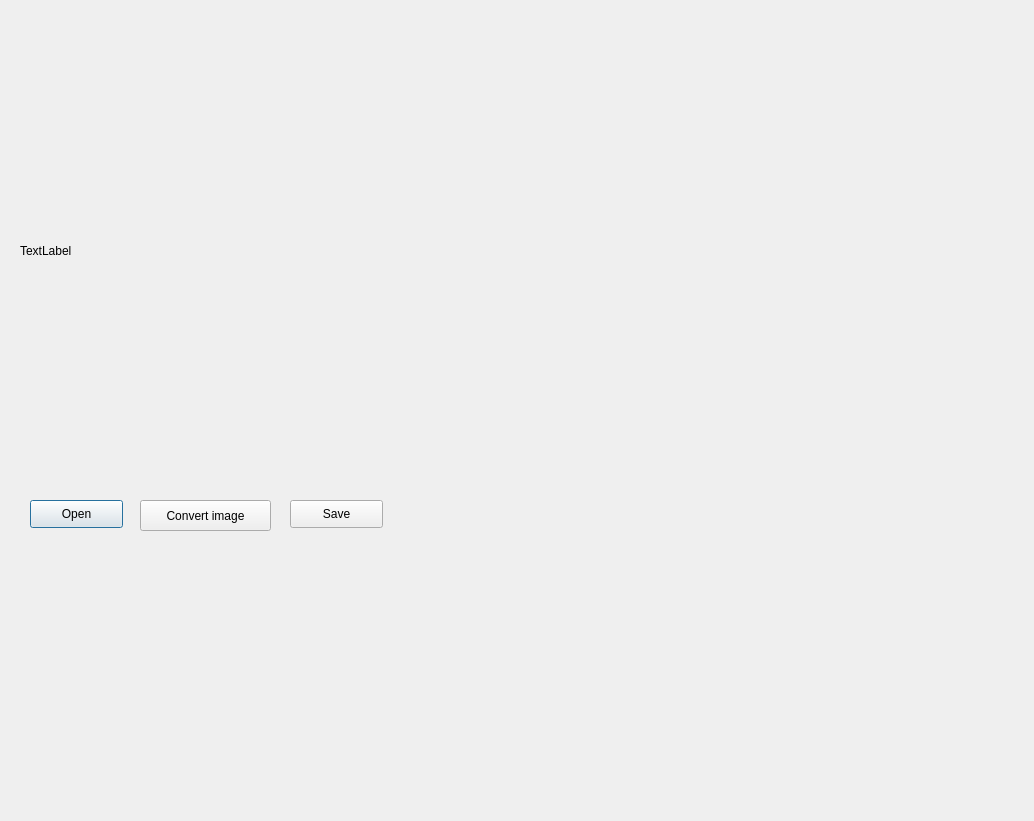
<?xml version="1.0" encoding="UTF-8"?>
<ui version="4.0">
 <class>Dialog</class>
 <widget class="QDialog" name="Dialog">
  <property name="geometry">
   <rect>
    <x>0</x>
    <y>0</y>
    <width>1034</width>
    <height>821</height>
   </rect>
  </property>
  <property name="windowTitle">
   <string>Dialog</string>
  </property>
  <widget class="QLabel" name="labImage">
   <property name="geometry">
    <rect>
     <x>20</x>
     <y>20</y>
     <width>531</width>
     <height>461</height>
    </rect>
   </property>
   <property name="text">
    <string>TextLabel</string>
   </property>
  </widget>
  <widget class="QPushButton" name="btnOpen">
   <property name="geometry">
    <rect>
     <x>30</x>
     <y>500</y>
     <width>93</width>
     <height>28</height>
    </rect>
   </property>
   <property name="text">
    <string>Open</string>
   </property>
  </widget>
  <widget class="QPushButton" name="btnConvert">
   <property name="geometry">
    <rect>
     <x>140</x>
     <y>500</y>
     <width>131</width>
     <height>31</height>
    </rect>
   </property>
   <property name="text">
    <string>Convert image</string>
   </property>
  </widget>
  <widget class="QPushButton" name="btnSave">
   <property name="geometry">
    <rect>
     <x>290</x>
     <y>500</y>
     <width>93</width>
     <height>28</height>
    </rect>
   </property>
   <property name="text">
    <string>Save</string>
   </property>
  </widget>
 </widget>
 <resources/>
 <connections/>
</ui>
